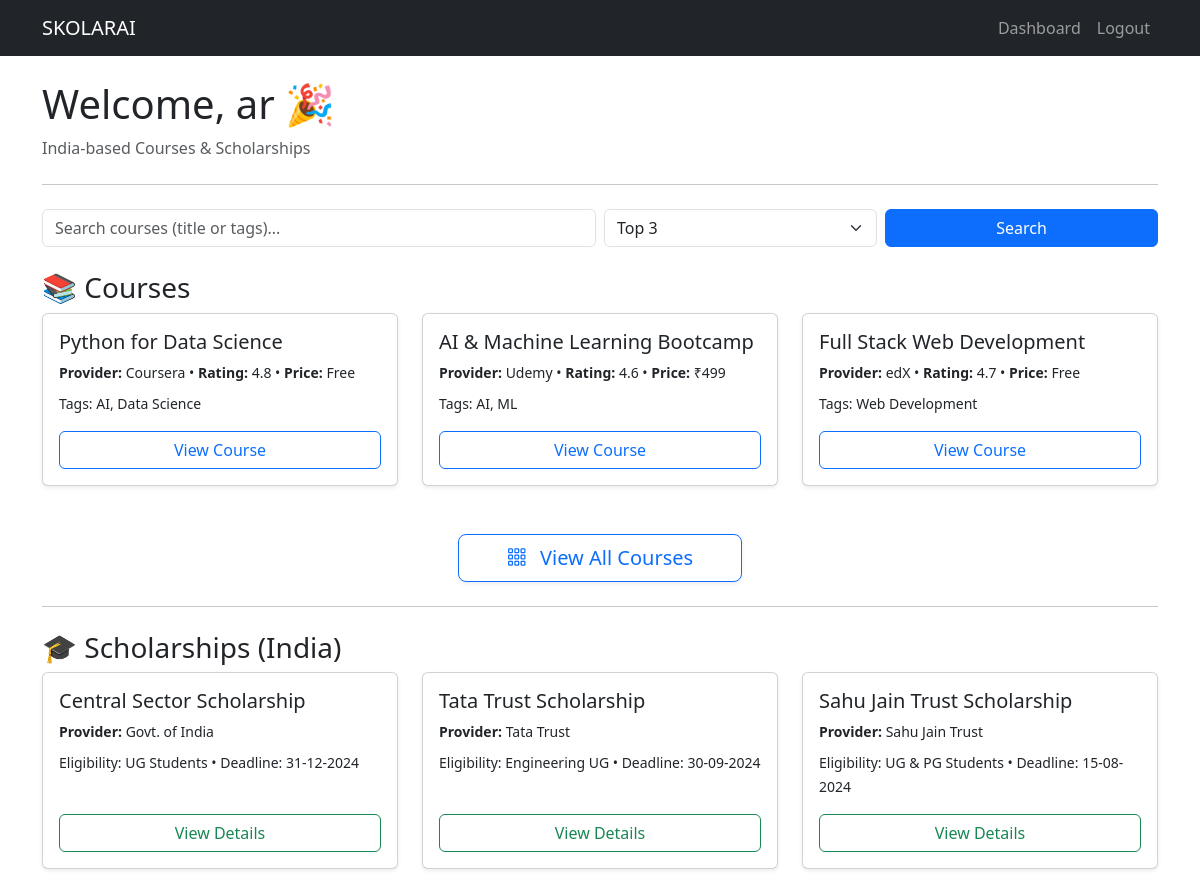
Page /dashboard (signed in) on the earlier database version.
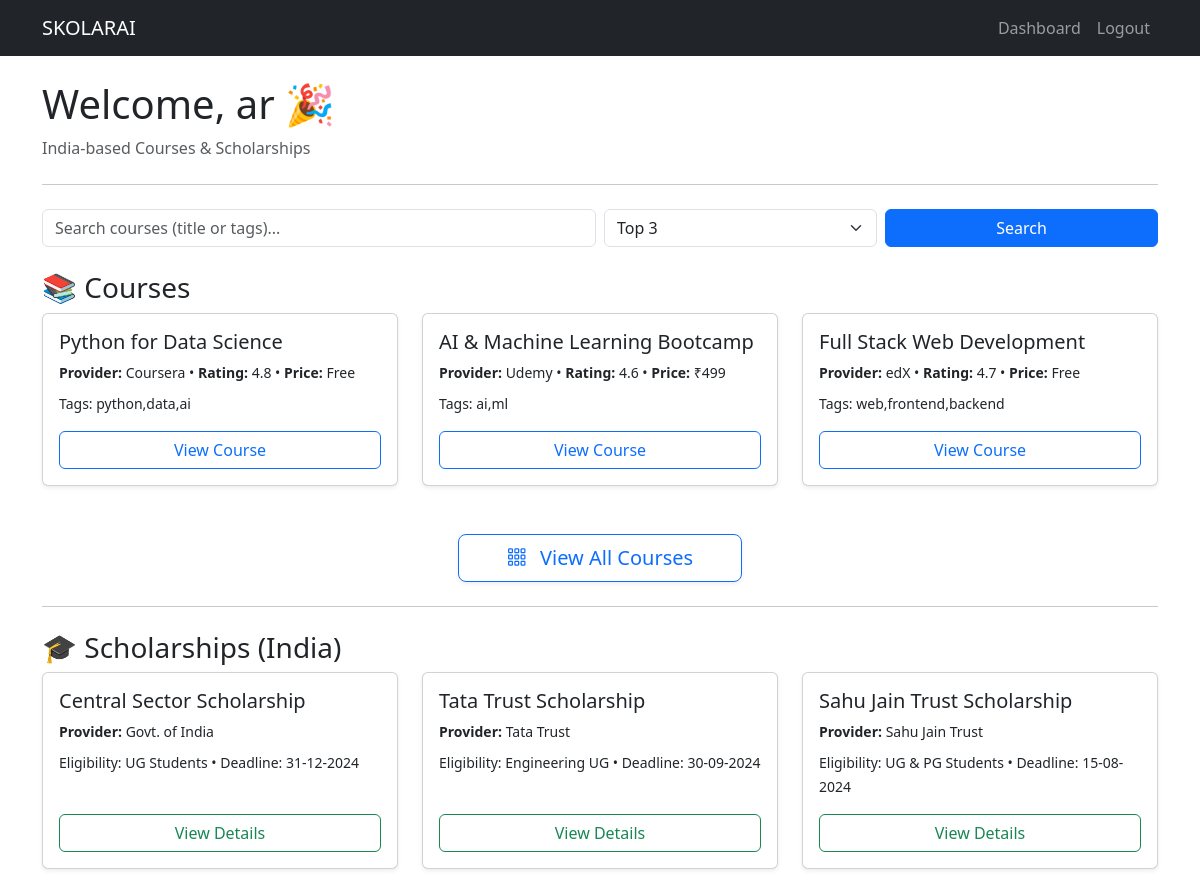
Same page on the later database version.
### app.py (models this page shows)
class Course(db.Model):
    id = db.Column(db.Integer, primary_key=True)
    title = db.Column(db.String(300), nullable=False)
    provider = db.Column(db.String(100))
    rating = db.Column(db.String(20))
    price = db.Column(db.String(80))
    url = db.Column(db.String(400))
    tags = db.Column(db.String(300))
    region = db.Column(db.String(50), default="India")
    verified_at = db.Column(db.DateTime, default=datetime.utcnow)

class Scholarship(db.Model):
    id = db.Column(db.Integer, primary_key=True)
    title = db.Column(db.String(300), nullable=False)
    provider = db.Column(db.String(200))
    eligibility = db.Column(db.String(300))
    deadline = db.Column(db.String(100))
    url = db.Column(db.String(400))
    tags = db.Column(db.String(300))
    region = db.Column(db.String(50), default="India")
    verified_at = db.Column(db.DateTime, default=datetime.utcnow)

### app.py (the view)
@app.route("/dashboard", methods=["GET"])
def dashboard():
    if "user" not in session:
        flash("Please sign in to access the dashboard ⚠️", "warning")
        return redirect(url_for("signin"))
    query = request.args.get("q", "").strip()
    filter_type = request.args.get("filter", "top")  # default: top 3
    courses_q = Course.query.filter_by(region="India").order_by(Course.id.asc())
    if query:
        like = f"%{query}%"
        courses_q = courses_q.filter(or_(Course.title.ilike(like), Course.tags.ilike(like)))
    if filter_type == "free":
        courses_q = courses_q.filter(Course.price.ilike("%free%"))
    elif filter_type == "paid":
        courses_q = courses_q.filter(~Course.price.ilike("%free%"))
    if filter_type == "top":
        courses = courses_q.limit(3).all()
    else:
        courses = courses_q.all()
    scholarships = Scholarship.query.filter_by(region="India").order_by(Scholarship.id.asc()).limit(6).all()
    return render_template("dashboard.html",
                           user=session.get("user"),
                           courses=courses,
                           scholarships=scholarships,
                           query=query,
                           filter_type=filter_type)

### templates/dashboard.html (shortened to what this page needs)
{% extends "base.html" %}
{% block content %}
<div class="d-flex justify-content-between align-items-center">
  <div>
    <h1>Welcome, {{ user }} 🎉</h1>
    <p class="text-muted mb-0">India-based Courses & Scholarships</p>
  </div>
</div>
<hr class="my-4">
<form method="GET" action="{{ url_for('dashboard') }}" class="row g-2 align-items-center mb-3">
  <div class="col-md-6">
    <input type="text" name="q" class="form-control" placeholder="Search courses (title or tags)..." value="{{ query }}">
  </div>
  <div class="col-md-3">
    <select name="filter" class="form-select">
      <option value="top" {% if filter_type == 'top' %}selected{% endif %}>Top 3</option>
    </select>
  </div>
  <div class="col-md-3">
    <button type="submit" class="btn btn-primary w-100">Search</button>
  </div>
</form>
<h3 class="mt-4">📚 Courses</h3>
<div class="row mt-2">
  {% for course in courses %}
    <div class="col-md-4 mb-4">
      <div class="card h-100 shadow-sm">
        <div class="card-body d-flex flex-column">
          <h5 class="card-title">{{ course.title }}</h5>
          <p class="card-text small mb-2">
            <strong>Provider:</strong> {{ course.provider }} •
            <strong>Rating:</strong> {{ course.rating }} •
            <strong>Price:</strong> {{ course.price }}
          </p>
          <p class="card-text text-truncate mb-3"><small>Tags: {{ course.tags }}</small></p>
          <a href="{{ course.url }}" target="_blank" class="mt-auto btn btn-outline-primary w-100">View Course</a>
        </div>
      </div>
    </div>
  {% else %}
    <div class="col-12">
      <p class="text-muted">No courses found.</p>
    </div>
  {% endfor %}
</div>
{% if filter_type == 'top' and courses|length >= 3 %}
  <div class="text-center my-4">
    <a href="{{ url_for('dashboard', filter='all', q=query) }}"
       class="btn btn-lg btn-outline-primary px-5 shadow-sm">
      <i class="bi bi-grid-3x3-gap me-2"></i> View All Courses
    </a>
  </div>
{% endif %}
<hr class="my-4">
<h3>🎓 Scholarships (India)</h3>
<div class="row mt-2">
  {% for s in scholarships %}
    <div class="col-md-4 mb-4">
      <div class="card h-100 shadow-sm">
        <div class="card-body d-flex flex-column">
          <h5 class="card-title">{{ s.title }}</h5>
          <p class="card-text small mb-2">
            <strong>Provider:</strong> {{ s.provider }}
          </p>
          <p class="card-text mb-3"><small>Eligibility: {{ s.eligibility }} • Deadline: {{ s.deadline }}</small></p>
          <a href="{{ s.url }}" target="_blank" class="mt-auto btn btn-outline-success w-100">View Details</a>
        </div>
      </div>
    </div>
  {% else %}
    <div class="col-12">
      <p class="text-muted">No scholarships found.</p>
    </div>
  {% endfor %}
</div>
{% endblock %}

### templates/base.html (shortened to what this page needs)
<!DOCTYPE html>
<html lang="en">
  <head>
    <link
      href="https://cdn.jsdelivr.net/npm/bootstrap@5.3.0/dist/css/bootstrap.min.css"
      rel="stylesheet"
    />
    <link
      rel="stylesheet"
      href="https://cdn.jsdelivr.net/npm/bootstrap-icons@1.10.5/font/bootstrap-icons.css"
    />
  </head>
  <body>
    <nav class="navbar navbar-expand-lg navbar-dark bg-dark">
      <div class="container">
        <a class="navbar-brand" href="{{ url_for('home') }}">SKOLARAI</a>
        <div class="collapse navbar-collapse" id="navbarNav">
          <ul class="navbar-nav ms-auto">
            {% if 'user' in session %}
            <li class="nav-item">
              <a class="nav-link" href="{{ url_for('dashboard') }}"
                >Dashboard</a
              >
            </li>
            <li class="nav-item">
              <a class="nav-link" href="{{ url_for('logout') }}">Logout</a>
            </li>
            {% endif %}
          </ul>
        </div>
      </div>
    </nav>
    <div class="container mt-4">{% block content %}{% endblock %}</div>
  </body>
</html>

Differences in the rows shown:
changed Course "Python for Data Science": tags "AI, Data Science" → "python,data,ai"
changed Course "AI & Machine Learning Bootcamp": tags "AI, ML" → "ai,ml"
changed Course "Full Stack Web Development": tags "Web Development" → "web,frontend,backend"
